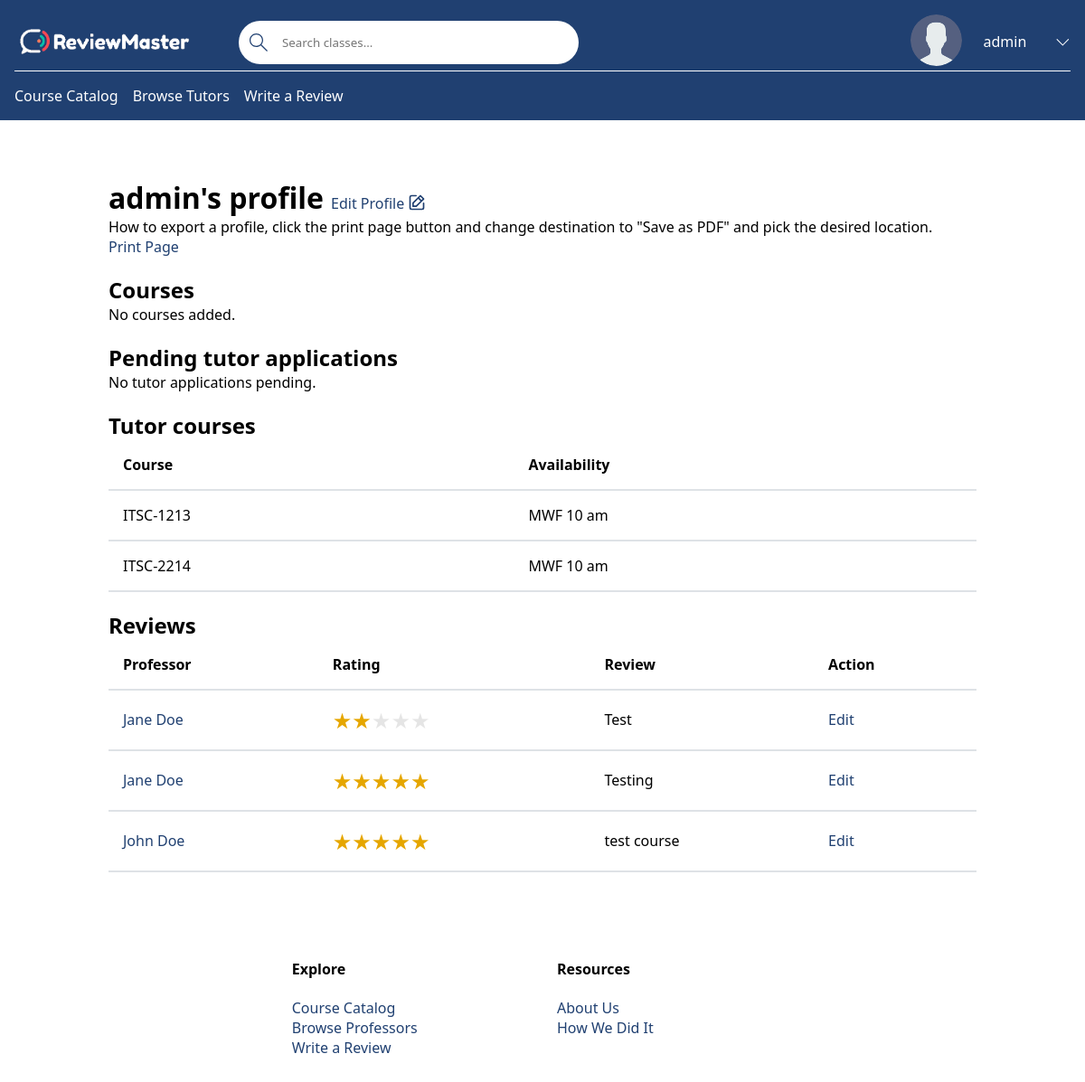
Page /profile/admin (signed in) on the earlier database version.
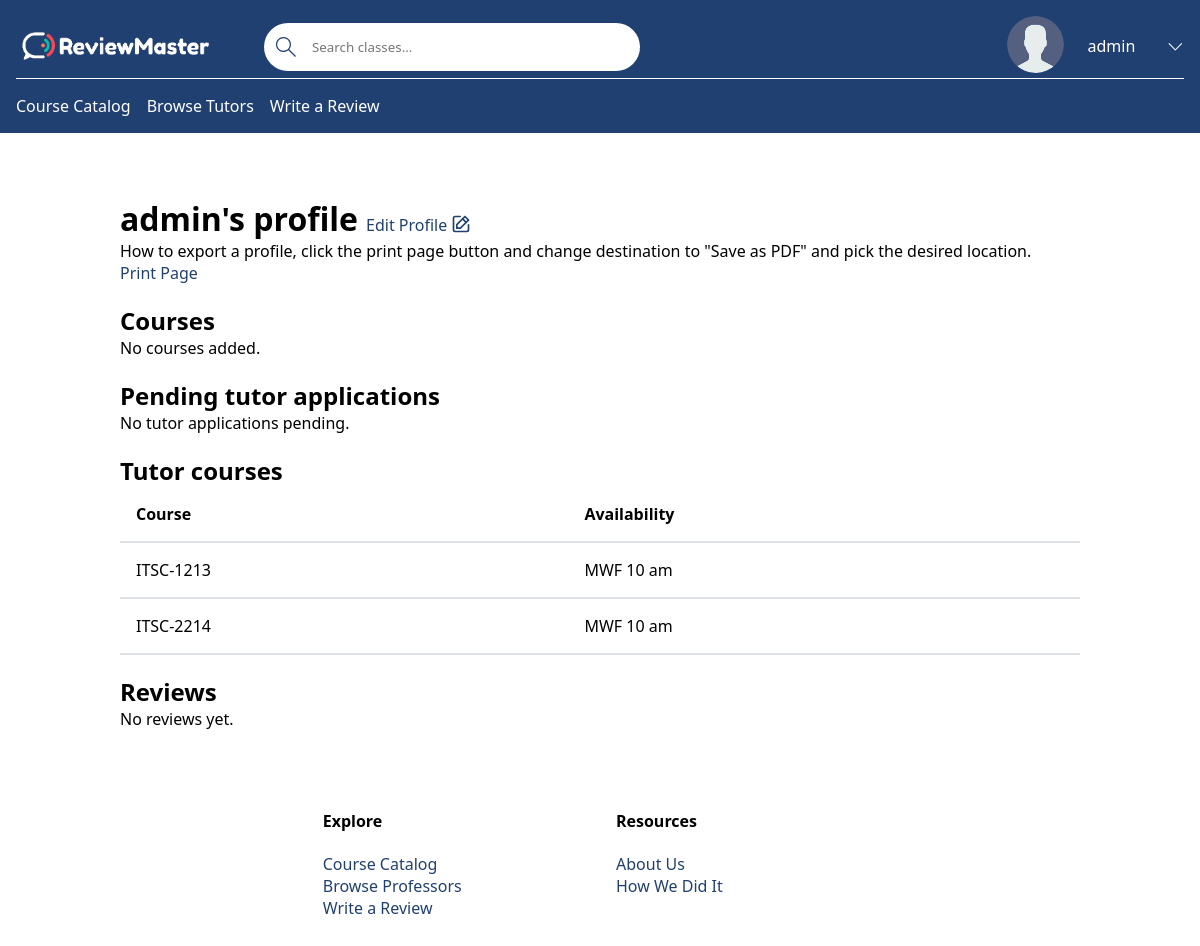
Same page on the later database version.
### base/models.py (models this page shows, shortened)
class Course(models.Model):
    name = models.CharField(max_length=200)  # Ex: Software Engineering
    department = models.ForeignKey(Department, null=True, on_delete=models.SET_NULL)
    number = models.IntegerField(null=False)
    students = models.ManyToManyField(User, related_name='students', blank=True)
    professor = models.ForeignKey(Professor, related_name='professor', on_delete=models.SET_NULL, default=None, null=True)
    section_number = models.IntegerField(null=True)
    tutor = models.ManyToManyField(Tutor, related_name='course', blank=True)
    pending_tutor = models.ManyToManyField(Tutor, related_name='courses', blank=True)
    credit_hours = models.IntegerField()
    class Meta:
        ordering = ['department', 'number']  # Order by department, number, and section number.
        unique_together = ('department', 'number', 'section_number')
    def __str__(self):
        return f'{self.department}-{self.number}'  # Calling will return DEPT-####

class Department(models.Model):
    name = models.CharField(max_length=4)  # EX: ITSC, MATH, ITIS, etc
    def __str__(self):
        return self.name  # Calling Department will return name

class Tutor(models.Model):
    avatar = models.ImageField(null=True, default='avatar.svg')
    verified = models.BooleanField(default=False)
    available = models.TextField(default=False, null=True)
    user_account = models.OneToOneField(User, on_delete=models.CASCADE)

class Review(models.Model):
    professor = models.ForeignKey(Professor, on_delete=models.CASCADE)
    student = models.ForeignKey(User, on_delete=models.CASCADE)
    flagged = models.BooleanField(default=False)
    rating = models.IntegerField()
    course = models.ForeignKey(Course, related_name='course', on_delete=models.SET_NULL, null=True)
    review = models.TextField(null=True, blank=True)
    reply = models.TextField(null=True, blank=True)

class Professor(models.Model):
    name = models.CharField(max_length=100)  # First & Last Name (John Doe)
    avatar = models.ImageField(null=True, default='avatar.svg')
    verified = models.BooleanField(default=False)  # If the professor is verified by email
    user_account = models.OneToOneField(User, on_delete=models.CASCADE, null=True, blank=True)
    def __str__(self):
        if self.user_account and self.user_account.first_name and self.user_account.last_name:
            return f'{self.user_account.first_name} {self.user_account.last_name}'
        elif self.user_account and self.user_account.first_name:
            return f'{self.user_account.first_name}'
        else:
            return self.name

### base/views/views_profile.py (the view)
# urls.py: path('profile/<str:pk>', profile, name='profile'),
def profile(request, pk):
    user = User.objects.get(username=pk)
    try:
        tutor = user.tutor
        courses_pending = tutor.courses.all()
        courses_tutor = tutor.course.all()
    except Tutor.DoesNotExist:
        tutor = None
        courses_pending = None
        courses_tutor = None
    context = {
        'courses': user.students.all(),
        'user': user,
        'reviews' : user.review_set.filter(flagged=False),
        'courses_pending': courses_pending,
        'courses_tutor': courses_tutor,
        'tutor': True if tutor else False
    }
    return render(request, 'base/profile/profile.html', context)

### base/templates/base/profile/profile.html (shortened to what this page needs)
{% extends 'main.html' %}
{% load static %}
{% block content %}
    <main class="user-profile">
        <div class="button-title">
            <h1>{{ user.username }}'s profile</h1>
            {% if request.user == user %}
                <a href="{% url 'edit-profile' user %}">
                    Edit Profile
                </a>
            {% endif %}
        </div>
    <div>
        <p>How to export a profile, click the print page button and change destination to "Save as PDF" and pick the
                desired location.</p>
            <a href="javascript:window.print();">Print Page</a>
    </div>
        <h2>Courses</h2>
        {% if courses %}
            {% include 'base/course/courses_component.html' %}
        {% else %}
            <p>No courses added.</p>
        {% endif %}
        {% if request.user == user %}
            {% if tutor %}
                {% include 'base/tutor/tutor_pending_list.html' %}
                {% include 'base/tutor/user_tutor_list.html' %}
            {% endif %}
            {% include 'base/review/user_review_list.html' %}
        {% endif %}
    </main>
{% endblock content %}

### base/templates/base/tutor/user_tutor_list.html
<h2>Tutor courses</h2>
{% if courses_tutor %}
    <table>
        <tr>
            <th>Course</th>
            <th>Availability</th>
        </tr>
        {% for course in courses_tutor %}
            {% for tutor in course.tutor.all %}
                <tr>
                    <td>{{ course }}</td>
                    <td>{{ tutor.available }}</td>
                </tr>
            {% endfor %}
        {% endfor %}
    </table>
{% else %}
    <p>No tutor applications pending.</p>
{% endif %}

### base/templates/base/review/user_review_list.html
<h2>Reviews</h2>
{% if reviews %}
    <div class="table-container">
    <table>
        <thead>
        <tr>
            <th>Professor</th>
            <th>Rating</th>
            <th>Review</th>
            <th>Action</th>
        </tr>
        </thead>
        <tbody>
        {% for review in reviews %}
            <tr>
            <td><a href="{% url 'professor-reviews' review.professor.id %}">{{ review.professor }}</a></td>
            <td><div class="container-rating"><span class="star-rating star-rating-{{ review.rating }}"></span></div></td>
            <td>{{ review.review }}</td>
            <td><a href="{% url 'edit_review' review.id %}">Edit</a></td>
            </tr>
        {% endfor %}
        </tbody>
    </table>
    </div>
{% else %}
    <p>No reviews yet.</p>
{% endif %}

Differences in the rows shown:
removed Review: professor "Jane Doe", rating 2 (drawn), review "Test"
removed Review: professor "Jane Doe", rating 5 (drawn), review "Testing"
removed Review: professor "John Doe", rating 5 (drawn), review "test course"
Other differences:
text no longer shown: "Professor Rating Review Action"
text now shown: "No reviews yet."
